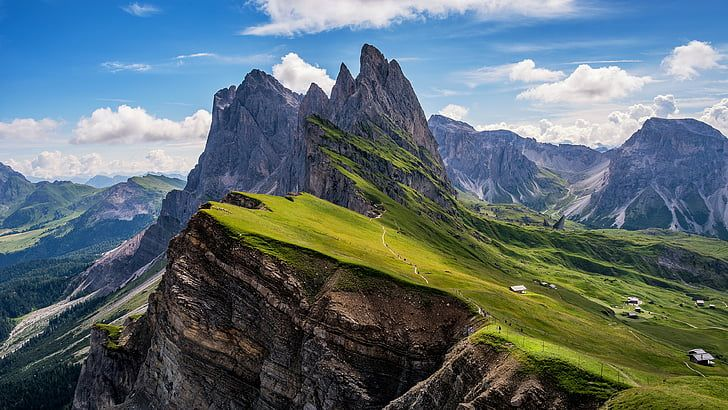
#> input picture Laboratorium 1/images/mountains.jpg, 728 x 410 px
$ python Zadanie1_2.py
#> lines starting #> are read from the running program, lines starting #| are printed output that depends on the picture
import cv2 as cv
import numpy as np
from matplotlib import pyplot as plt

plt.rcParams["figure.figsize"] = (12, 6)

# Wczytanie obrazu i konwersja kolorow z BGR (domyslny format OpenCV) na RGB
image = cv.cvtColor(cv.imread("images/mountains.jpg"), cv.COLOR_BGR2RGB)

# Przeksztalcenie obrazu na tablice float32 i normalizacja wartosci do zakresu [0,1]
normalizedPixels = np.float32(image.reshape(-1,3))
normalizedPixels /= 255.

# Macierz transformacji do efektu sepii
color_matrix = [
    [0.393, 0.769, 0.189],
    [0.349, 0.689, 0.164],
    [0.272, 0.534, 0.131],
]
# Konwersja listy na macierz NumPy
transform = np.asarray(color_matrix)
# Lista do przechowywania nowych wartosci pikseli
newPixels = []
# Iteracja po kazdym pikselu obrazu
for row in normalizedPixels:
    col = np.asarray(row.reshape(3,1)) # Przeksztalcenie do postaci kolumnowej
    transformedPixel = np.matmul(transform,col) # Zastosowanie transformacji (mnozenie macierzy)
    transformedPixel = transformedPixel.reshape(1,3) # Powrot do postaci 1x3
    newPixels.append(transformedPixel) # Dodanie przeksztalconego piksela do nowej listy
#> this loop made 298480 passes
#> (col, transformedPixel) on passes 1 to 3: ([0.114, 0.439, 0.753], [[0.525, 0.466, 0.364]]), ([0.11, 0.435, 0.749], [[0.519, 0.461, 0.36]]), ([0.102, 0.427, 0.741], [[0.509, 0.452, 0.353]])
#> after the loop, newPixels = 298480 items

newPixels = np.clip(newPixels, 0.0, 1.0) # Ograniczenie wartosci do zakresu [0,1] (zapobieganie przekroczeniu maksymalnej wartosci)
newPixels = np.asarray(newPixels).reshape(image.shape) # Konwersja listy do macierzy NumPy i przywrocenie oryginalnych wymiarow obrazu
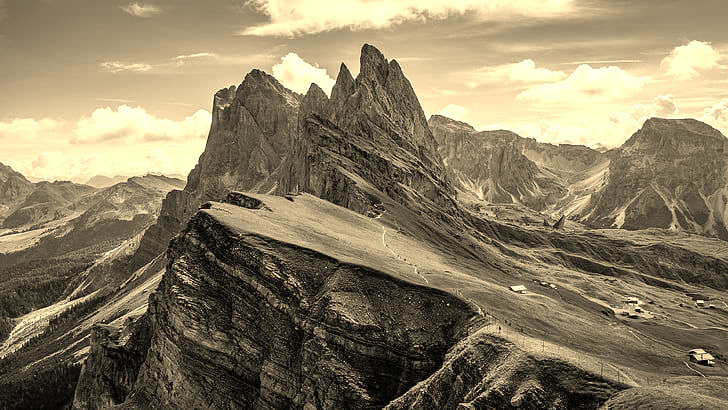
#> newPixels: shape (410, 728, 3) float64; mean R, G, B 0.545, 0.496, 0.39

fig, ax = plt.subplots(1,2) # Tworzenie figur i osi do wyswietlania obrazow

# Wyswietlenie oryginalnego obrazu
ax[0].imshow(image)
ax[0].set_title("Oryginalny obraz")
ax[0].axis("off") # Usuniecie osi dla pierwszego obrazka
# Wyswietlenie obrazu po przeksztalceniu kolorow
ax[1].imshow(newPixels)
ax[1].set_title("Przeksztalcony obraz")
ax[1].axis("off") # Usuniecie osi dla drugiego obrazka

plt.tight_layout() # Dopasowanie automatyczne obrazkow do rozmiaru ekranu
plt.show()
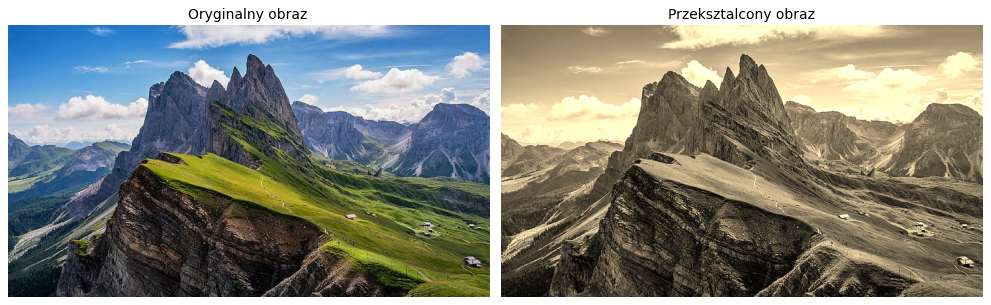
#> figure drawn by matplotlib, 2 panels
